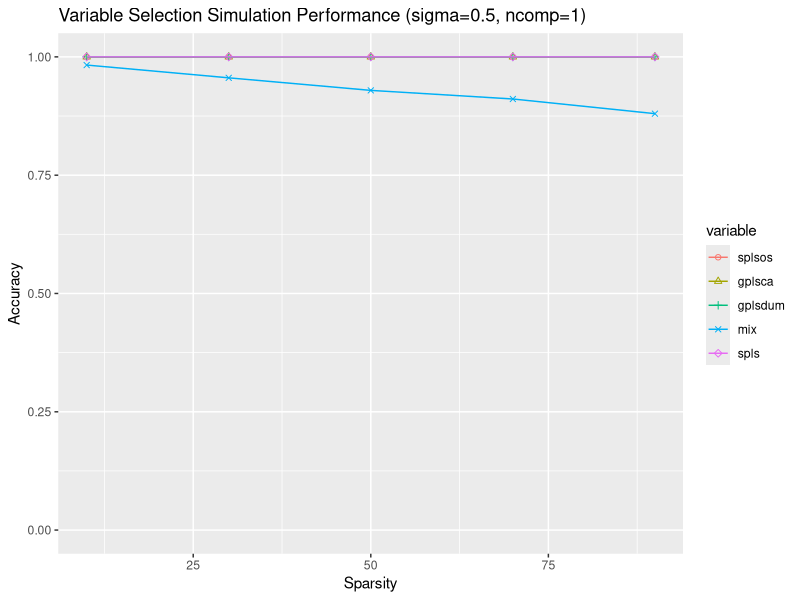
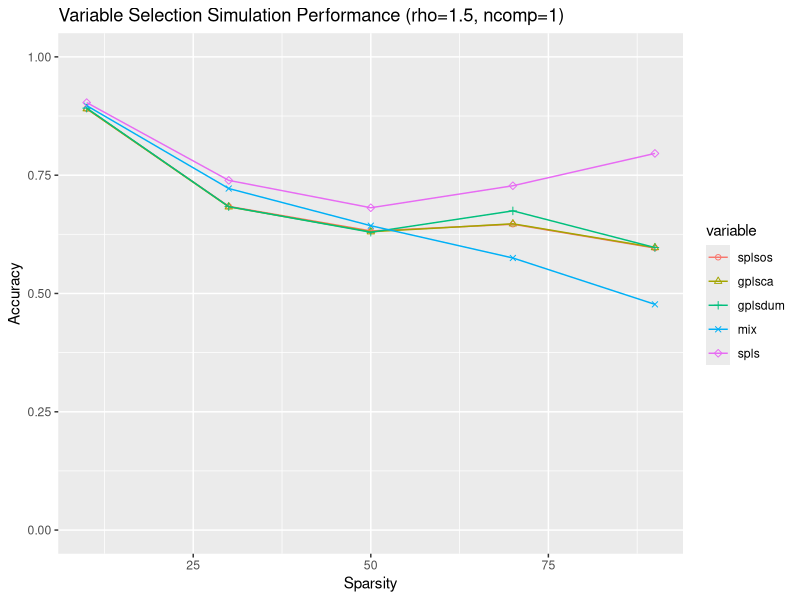
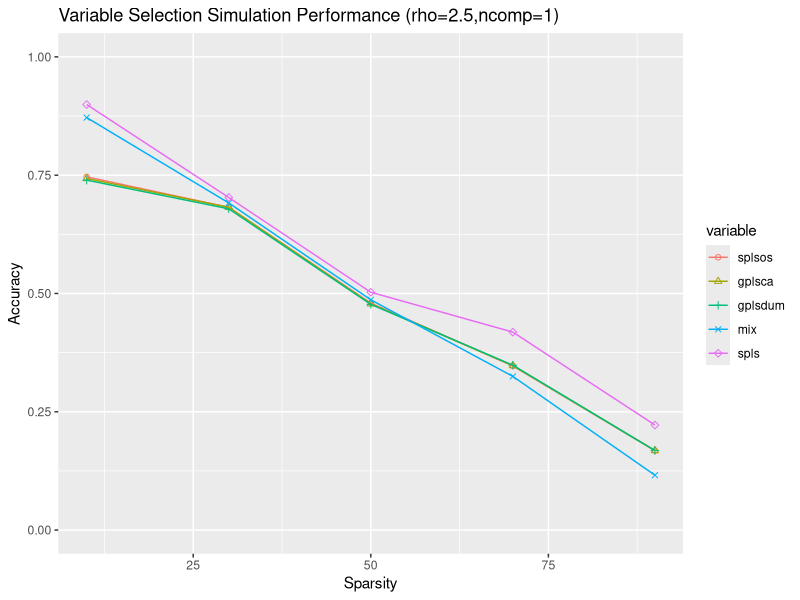
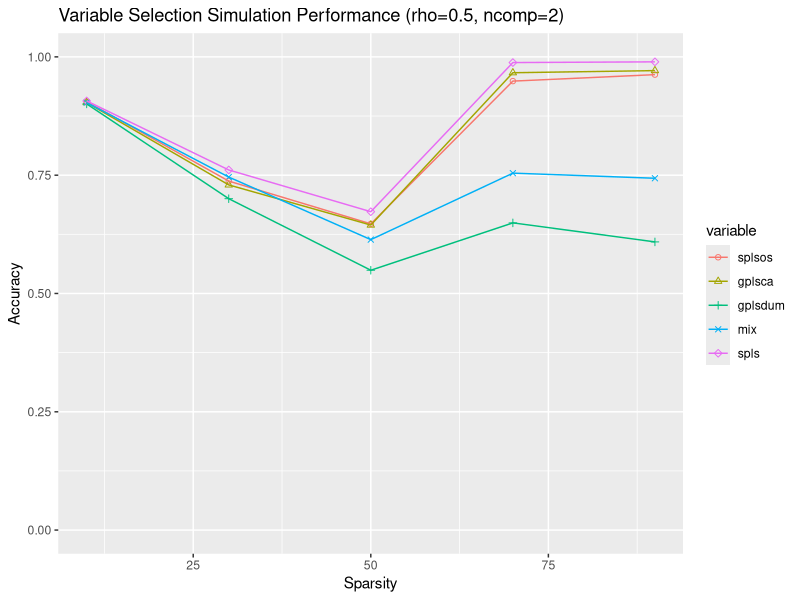
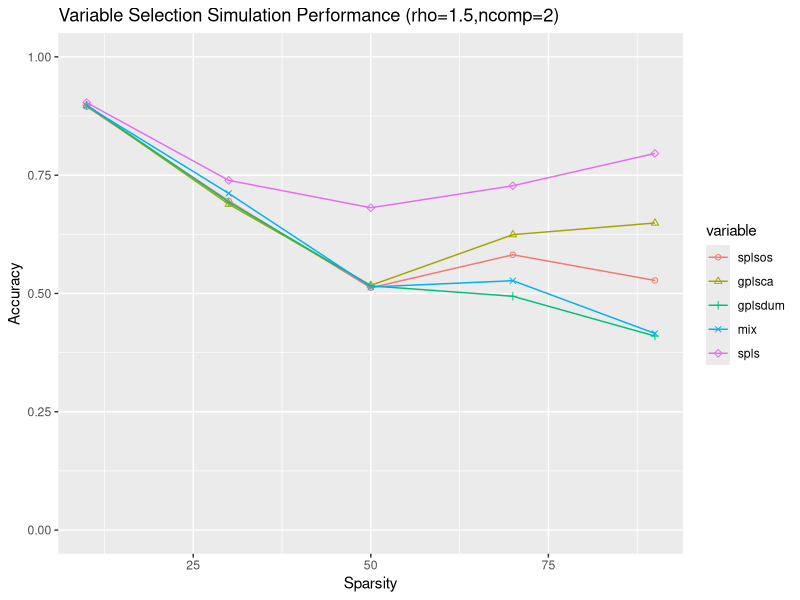
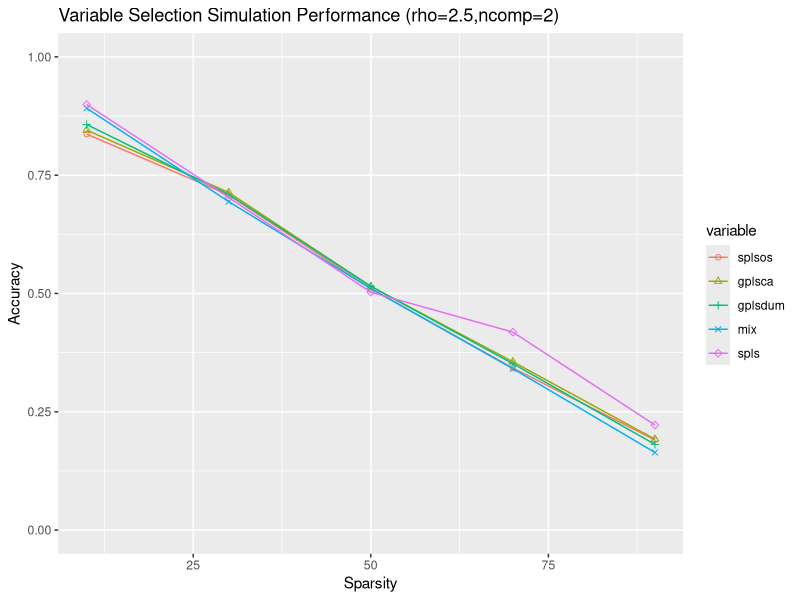

The R source for these figures, in order:
library(MASS)
library(ggplot2)
library(reshape2)

x_axis=c(90,70,50,30,10)

#-----rho0.5-------#
qtacc05_1=c(1,1,1,1,1)
caacc05_1=c(1,1,1,1,1)
dumacc05_1=c(1,1,1,1,1)
mixacc05_1=c(0.88,0.911,0.9292,0.9557,0.9827)
splsacc05_1=c(1,1,1,1,1)

#----rho1.5-------#
qtacc15_1=c(0.596,0.6463,0.6322,0.6841,0.8905)
caacc15_1=c(0.597,0.6473,0.6304,0.6831,0.89044)
dumacc15_1=c(0.597,0.6746,0.6294,0.6835,0.89167)
mixacc15_1=c(0.477,0.575,0.6432,0.7218,0.897)
splsacc15_1=c(0.796,0.72767,0.6812,0.739,0.9034)
#---rho2.5-------#
qtacc25_1=c(0.168,0.3467,0.4796,0.682,0.7464)
caacc25_1=c(0.168,0.3476,0.478,0.682,0.7429)
dumacc25_1=c(0.168,0.34833,0.477,0.6789,0.7395)
mixacc25_1=c(0.116,0.3247,0.4866,0.6913,0.8717)
splsacc25_1=c(0.222,0.4183,0.5026,0.7028,0.8993)

#-----------2ndcomponent----------------#
qtacc05_2=c(0.9625,0.9488,0.6471,0.7375,0.9054)
caacc05_2=c(0.971,0.9665,0.6446,0.729413,0.9034)
dumacc05_2=c(0.609,0.6492,0.5491,0.7003,0.9006)
mixacc05_2=c(0.7435,0.7543,0.6138,0.746,0.9033)
splsacc05_2=c(0.9895,0.988,0.6728,0.761,0.9069)
#----rho1.5-------#
qtacc15_2=c(0.5275,0.5818,0.512,0.69557,0.8947)
caacc15_2=c(0.649,0.6243,0.5172,0.68864,0.8972)
dumacc15_2=c(0.41,0.4941,0.516,0.693,0.898)
mixacc15_2=c(0.4155,0.527,0.5138,0.7115,0.8968)
splsacc15_2=c(0.7855,0.6985,0.5265,0.73521,0.8994)

#---rho2.5-------#
qtacc25_2=c(0.1905,0.3425,0.5103,0.708,0.8367)
caacc25_2=c(0.192,0.3557,0.5148,0.7135,0.8451)
dumacc25_2=c(0.181,0.3517,0.5153,0.7091,0.857)
mixacc25_2=c(0.164,0.341,0.5103,0.694,0.8914)
splsacc25_2=c(0.228,0.4215,0.5206,0.7246,0.8978)

#------plotrho05comp1------#
plotdata<-data.frame(
  splsos = qtacc05_1,
  gplsca = caacc05_1,
  gplsdum = dumacc05_1,
  mix=mixacc05_1,
  spls=splsacc05_1,
  xvalue = x_axis)
plotdatalong <- melt(plotdata,id="xvalue")
rho05results <- ggplot(plotdatalong,
                     aes(x=xvalue,y=value,colour=variable,shape=variable))+geom_point()+geom_line()+scale_shape_manual(values=c(1,2,3,4,5))+labs(title="Variable Selection Simulation Performance (sigma=0.5, ncomp=1)",x="Sparsity",y="Accuracy") 
rho05results=rho05results+ylim(0,1)
print(rho05results)

#------plotrho15comp1------#
plotdata<-data.frame(
  splsos = qtacc15_1,
  gplsca = caacc15_1,
  gplsdum = dumacc15_1,
  mix=mixacc15_1,
  spls=splsacc15_1,
  xvalue = x_axis)
plotdatalong <- melt(plotdata,id="xvalue")
rho15results <- ggplot(plotdatalong,
                       aes(x=xvalue,y=value,colour=variable,shape=variable))+geom_point()+geom_line()+scale_shape_manual(values=c(1,2,3,4,5))+labs(title="Variable Selection Simulation Performance (rho=1.5, ncomp=1)",x="Sparsity",y="Accuracy") 
rho15results=rho15results+ylim(0,1)
print(rho15results)

#------plotrho25comp1------#
plotdata<-data.frame(
  splsos = qtacc25_1,
  gplsca = caacc25_1,
  gplsdum = dumacc25_1,
  mix=mixacc25_1,
  spls=splsacc25_1,
  xvalue = x_axis)
plotdatalong <- melt(plotdata,id="xvalue")
rho25results <- ggplot(plotdatalong,
                       aes(x=xvalue,y=value,colour=variable,shape=variable))+geom_point()+geom_line()+scale_shape_manual(values=c(1,2,3,4,5))+labs(title="Variable Selection Simulation Performance (rho=2.5,ncomp=1)",x="Sparsity",y="Accuracy") 
rho25results=rho25results+ylim(0,1)
print(rho25results)

#------plotrho05comp2------#
plotdata<-data.frame(
  splsos = qtacc05_2,
  gplsca = caacc05_2,
  gplsdum = dumacc05_2,
  mix=mixacc05_2,
  spls=splsacc05_2,
  xvalue = x_axis)
plotdatalong <- melt(plotdata,id="xvalue")
rho05results <- ggplot(plotdatalong,
                       aes(x=xvalue,y=value,colour=variable,shape=variable))+geom_point()+geom_line()+scale_shape_manual(values=c(1,2,3,4,5))+labs(title="Variable Selection Simulation Performance (rho=0.5, ncomp=2)",x="Sparsity",y="Accuracy") 
rho05results=rho05results+ylim(0,1)
print(rho05results)

#------plotrho15comp2------#
plotdata<-data.frame(
  splsos = qtacc15_2,
  gplsca = caacc15_2,
  gplsdum = dumacc15_2,
  mix=mixacc15_2,
  spls=splsacc15_1,
  xvalue = x_axis)
plotdatalong <- melt(plotdata,id="xvalue")
rho15results <- ggplot(plotdatalong,
                       aes(x=xvalue,y=value,colour=variable,shape=variable))+geom_point()+geom_line()+scale_shape_manual(values=c(1,2,3,4,5))+labs(title="Variable Selection Simulation Performance (rho=1.5,ncomp=2)",x="Sparsity",y="Accuracy") 
rho15results=rho15results+ylim(0,1)
print(rho15results)

#------plotrho25comp2------#
plotdata<-data.frame(
  splsos = qtacc25_2,
  gplsca = caacc25_2,
  gplsdum = dumacc25_2,
  mix=mixacc25_2,
  spls=splsacc25_1,
  xvalue = x_axis)
plotdatalong <- melt(plotdata,id="xvalue")
rho25results <- ggplot(plotdatalong,
                       aes(x=xvalue,y=value,colour=variable,shape=variable))+geom_point()+geom_line()+scale_shape_manual(values=c(1,2,3,4,5))+labs(title="Variable Selection Simulation Performance (rho=2.5,ncomp=2)",x="Sparsity",y="Accuracy") 
rho25results=rho25results+ylim(0,1)
print(rho25results)
# #------plotrho05comp2------#
# plotdata<-data.frame(
#   splsos_rho05_1 = qtacc05_1,
#   splsos_rho15_1 = qtacc15_1,
#   splsos_rho25_1 = qtacc25_1,
#   splsos_rho05_2 = qtacc05_2,
#   splsos_rho15_2 = qtacc15_2,
#   splsos_rho25_2 = qtacc25_2,
#   xvalue = x_axis)
# plotdatalong <- melt(plotdata,id="xvalue")
# rhoqtresults <- ggplot(plotdatalong,
#                        aes(x=xvalue,y=value,colour=variable,shape=variable))+geom_point()+geom_line()+scale_shape_manual(values=c(1,2,3,4,5,6))+labs(title="SPLSOS Performance witth Two LVs",x="Sparsity",y="Accuracy") 
# print(rhoqtresults)
# 
# #------plotrho15comp2------#
# plotdata<-data.frame(
#   gplsca_rho05_1 = caacc05_1,
#   gplsca_rho15_1 = caacc15_1,
#   gplsca_rho25_1 = caacc25_1,
#   gplsca_rho05_2 = caacc05_2,
#   gplsca_rho15_2 = caacc15_2,
#   gplsca_rho25_2 = caacc25_2,
#   xvalue = x_axis)
# plotdatalong <- melt(plotdata,id="xvalue")
# rhocaresults <- ggplot(plotdatalong,
#                        aes(x=xvalue,y=value,colour=variable,shape=variable))+geom_point()+geom_line()+scale_shape_manual(values=c(1,2,3,4,5,6))+labs(title="GPLSCA Performance with Two LVs",x="Sparsity",y="Accuracy") 
# print(rhocaresults)
# 
# #------plotrho25comp2------#
# plotdata<-data.frame(
#   gplsdum_rho05_1 = dumacc05_1,
#   gplsdum_rho15_1 = dumacc15_1,
#   gplsdum_rho25_1 = dumacc25_1,
#   gplsdum_rho05_2 = dumacc05_2,
#   gplsdum_rho15_2 = dumacc15_2,
#   gplsdum_rho25_2 = dumacc25_2,
#   xvalue = x_axis)
# plotdatalong <- melt(plotdata,id="xvalue")
# rhodumresults <- ggplot(plotdatalong,
#                        aes(x=xvalue,y=value,colour=variable,shape=variable))+geom_point()+geom_line()+scale_shape_manual(values=c(1,2,3,4,5,6))+labs(title="GPLSDUM Selection Simulation Performance with Two LVs",x="Sparsity",y="Accuracy") 
# print(rhodumresults)
